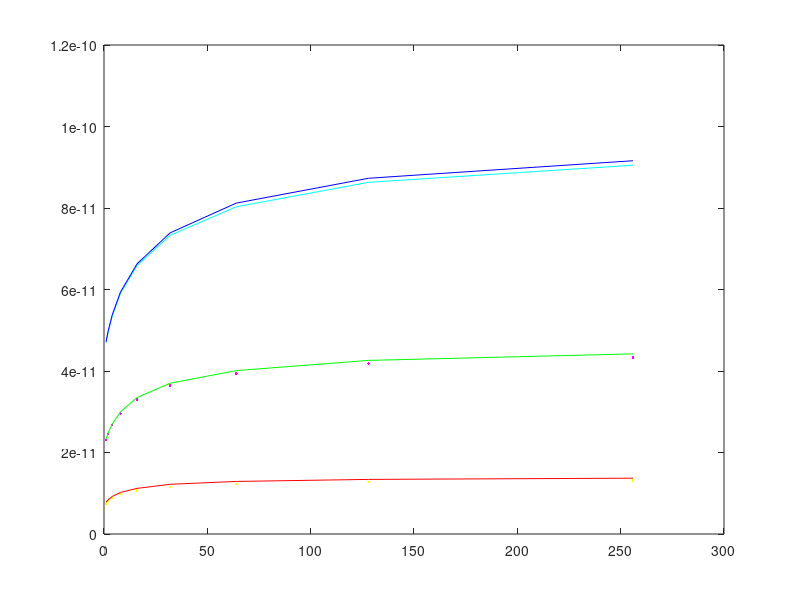

Recreate this plot in MATLAB.
x1 = [1 2 4 8 16 32 64 128 256];
y1 = [7.51E-12				8.07E-12				8.84E-12				9.77E-12				1.07E-11				1.16E-11				1.23E-11				1.28E-11				1.31E-11			
];

x2 = [1 2 4 8 16 32 64 128 256];
y2 = [2.30E-11				2.45E-11				2.67E-11				2.96E-11				3.30E-11				3.64E-11				3.94E-11				4.18E-11				4.33E-11			
];

x3 = [1 2 4 8 16 32 64 128 256];
y3 = [4.69E-11				4.95E-11				5.35E-11				5.91E-11				6.59E-11				7.33E-11				8.03E-11				8.63E-11				9.05E-11			
];

x4 = [1 2 4 8 16 32 64 128 256];
y4 = [7.81E-12				8.40E-12				9.21E-12				1.02E-11				1.12E-11				1.22E-11				1.29E-11				1.34E-11				1.37E-11			
];

x5 = [1 2 4 8 16 32 64 128 256];
y5 = [2.33E-11				2.48E-11				2.70E-11				3.00E-11				3.35E-11				3.70E-11				4.01E-11				4.26E-11				4.42E-11			
];

x6 = [1 2 4 8 16 32 64 128 256];
y6 = [4.72E-11				4.98E-11				5.38E-11				5.94E-11				6.63E-11				7.39E-11				8.12E-11				8.73E-11				9.16E-11			
];

plot(x1, y1, 'y.');
hold on 

plot(x2, y2, 'm.');
hold on

plot(x3, y3, 'c')
hold on

plot(x4, y4, 'r')
hold on

plot(x5, y5, 'g')
hold on

plot(x6, y6, 'b')
hold on